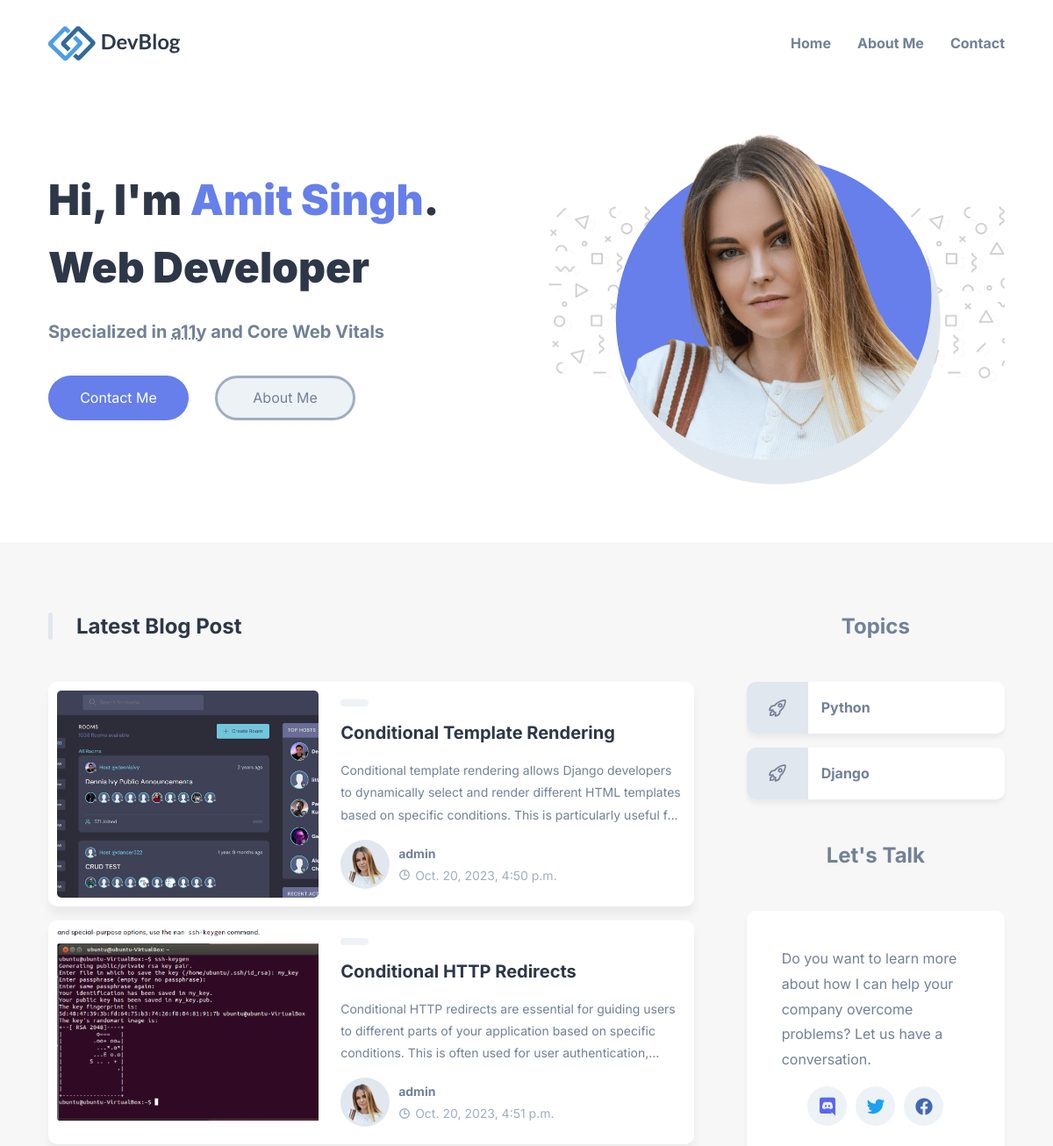
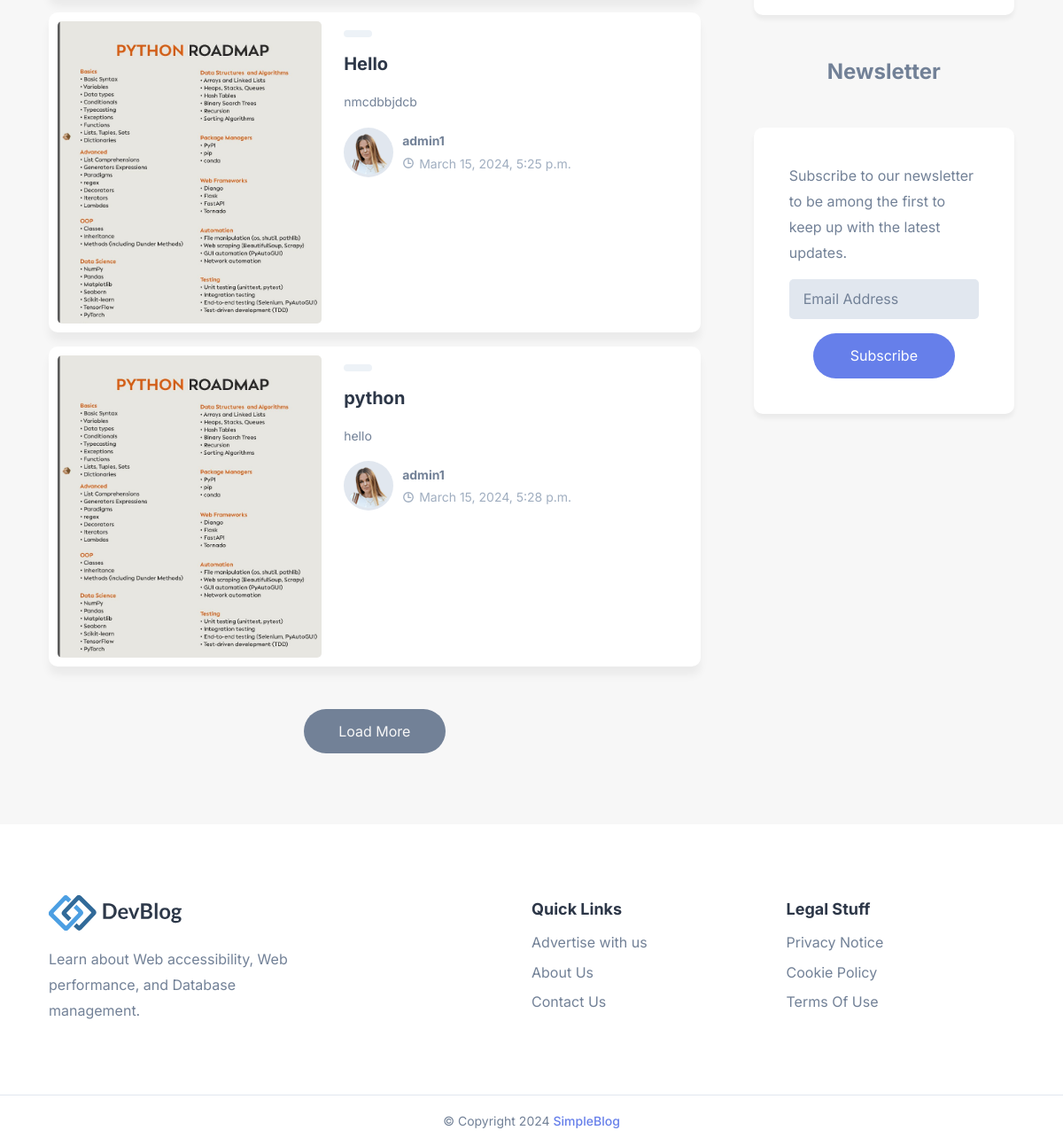
The app's page / (signed in) with its own data (2 pictures, top to bottom).
### article/models.py (models this page shows, shortened)
class Article(models.Model):
    title = models.CharField(max_length=500)
    content = models.TextField(max_length=500)
    published_date = models.DateTimeField(auto_now=True, blank=True)
    author = models.ForeignKey(User, on_delete=models.CASCADE)
    category = models.ManyToManyField(Category)
    image = models.ImageField(upload_to="articles/", blank=True, null=True)
    created_at = models.DateTimeField(auto_now_add=True)
    updated_date = models.DateTimeField(auto_now=True)
    def __str__(self):
        return self.title

class Category(models.Model):
    category = models.CharField(max_length=200)
    created_at = models.DateTimeField(auto_now_add=True)

### article/views.py (the view)
# urls.py: path("", views.home, name="home"),
def home(request):
    q = request.GET.get("q") if request.GET.get("q") != None else ""
    articles = Article.objects.filter(
        Q(content__icontains=q)
        | Q(title__icontains=q)
        | Q(category__category__icontains=q)
    )
    category = Category.objects.all()
    print(articles)
    context = {
        "articles": articles,
        "category": category,
    }
    return render(request, "home.html", context)

### templates/home.html (shortened to what this page needs)
{% extends 'base.html' %}
{% load static %}
{% block content %}
  <main>
    <div class="hero">
      <div class="container">
        <div class="left">
          <h1 class="h1">
            Hi, I'm <b>Amit&nbsp;Singh</b>.
            <br />Web Developer
          </h1>
          <p class="h3">
            Specialized in <abbr title="Accessibility">a11y</abbr>
            and Core Web Vitals
          </p>
          <div class="btn-group">
            <a href="#" class="btn btn-primary">Contact Me</a>
            <a href="#" class="btn btn-secondary">About Me</a>
          </div>
        </div>
        <div class="right">
          <div class="img-box">
            <img src="{% static '/assets/images/hero.png' %}" alt="Julia Walker" class="hero-img" />
            <div class="shape shape-2"></div>
          </div>
        </div>
      </div>
    </div>
    <div class="main">
      <div class="container">
        <div class="blog">
          <h2 class="h2">Latest Blog Post</h2>
          <div class="blog-card-group">
            {% for item in articles %}
              <div class="blog-card">
                <div class="blog-card-banner">
                  {% if item.image %}
                    <img src="{{ item.image.url }}" alt="Building microservices with Dropwizard, MongoDB & Docker" width="250" class="blog-banner-img" />
                  {% else %}
                    <img src="{% static 'img/indexBackground2.jpg' %}" alt="Building microservices with Dropwizard, MongoDB & Docker" width="250" class="blog-banner-img" />
                  {% endif %}
                </div>
                <div class="blog-content-wrapper">
                  <button class="blog-topic text-tiny">{{ item.category.category }}</button>
                  <h3><a href="{% url 'article_detail' item.id %}" class="h3">{{ item.title }}</a></h3>
                  <p class="blog-text">{{ item.content }}</p>
                  <div class="wrapper-flex">
                    <div class="profile-wrapper">
                      <img src="{% static '/assets/images/author.png' %}" alt="Julia Walker" width="50" />
                    </div>
                    <div class="wrapper">
                      <a href="#" class="h4">{{ item.author.username }}</a>
                      <p class="text-sm">
                        <ion-icon name="time-outline"></ion-icon>
                        <time datetime="PT3M">{{ item.created_at }}</time>
                      </p>
                    </div>
                  </div>
                </div>
              </div>
            {% endfor %}
          </div>
          <button class="btn load-more">Load More</button>
        </div>
        <div class="aside">
          <div class="topics">
            <h2 class="h2">Topics</h2>
            {% for cate in category %}
              <a href="{% url 'home' %}?q={{ cate.category }}" class="topic-btn">
                <div class="icon-box">
                  <ion-icon name="rocket-outline"></ion-icon>
                </div>
                <p>{{ cate.category }}</p>
              </a>
            {% endfor %}
          </div>
          <div class="contact">
            <h2 class="h2">Let's Talk</h2>
            <div class="wrapper">
              <p>Do you want to learn more about how I can help your company overcome problems? Let us have a conversation.</p>
              <ul class="social-link">
                <li>
                  <a href="#" class="icon-box discord"><ion-icon name="logo-discord"></ion-icon></a>
                </li>
                <li>
                  <a href="#" class="icon-box twitter"><ion-icon name="logo-twitter"></ion-icon></a>
                </li>
                <li>
                  <a href="#" class="icon-box facebook"><ion-icon name="logo-facebook"></ion-icon></a>
                </li>
              </ul>
            </div>
          </div>
          <div class="newsletter">
            <h2 class="h2">Newsletter</h2>
            <div class="wrapper">
              <p>Subscribe to our newsletter to be among the first to keep up with the latest updates.</p>
              <form action="#">
                <input type="email" name="email" placeholder="Email Address" required />
                <button type="submit" class="btn btn-primary">Subscribe</button>
              </form>
            </div>
          </div>
        </div>
      </div>
    </div>
  </main>
{% endblock %}

### records on screen
Article: image (picture), title "Conditional Template Rendering", content "Conditional template rendering allows Django developers to dynamically select and render different HTML templates based on specific conditions. This is particularly useful…", author.username "admin", created_at "Oct. 20, 2023, 4:50 p.m."
Article: image (picture), title "Conditional HTTP Redirects", content "Conditional HTTP redirects are essential for guiding users to different parts of your application based on specific conditions. This is often used for user…", author.username "admin", created_at "Oct. 20, 2023, 4:51 p.m."
Article: image (picture), title "Hello", content "nmcdbbjdcb", author.username "admin1", created_at "March 15, 2024, 5:25 p.m."
Article: image (picture), title "python", content "hello", author.username "admin1", created_at "March 15, 2024, 5:28 p.m."
Category: category "Python"
Category: category "Django"
